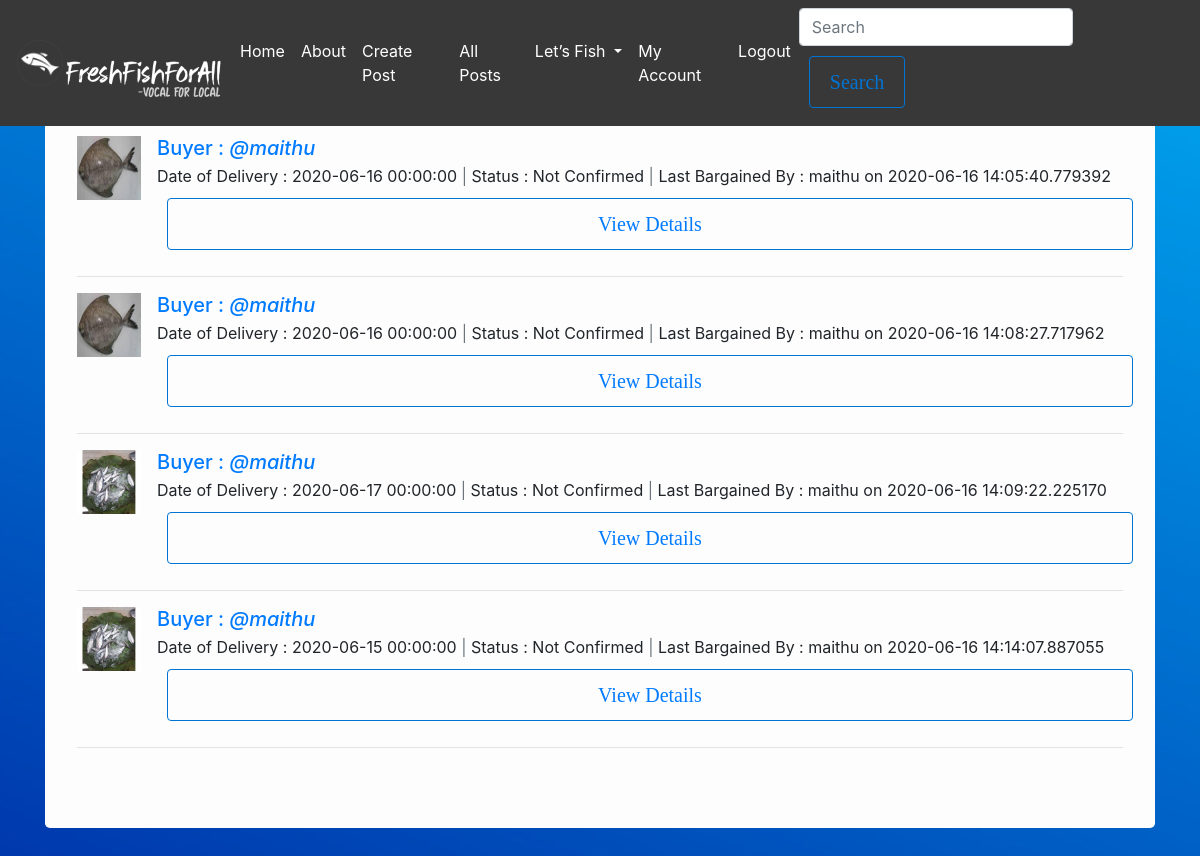
Before: /all_orders (signed in) with the older database file.
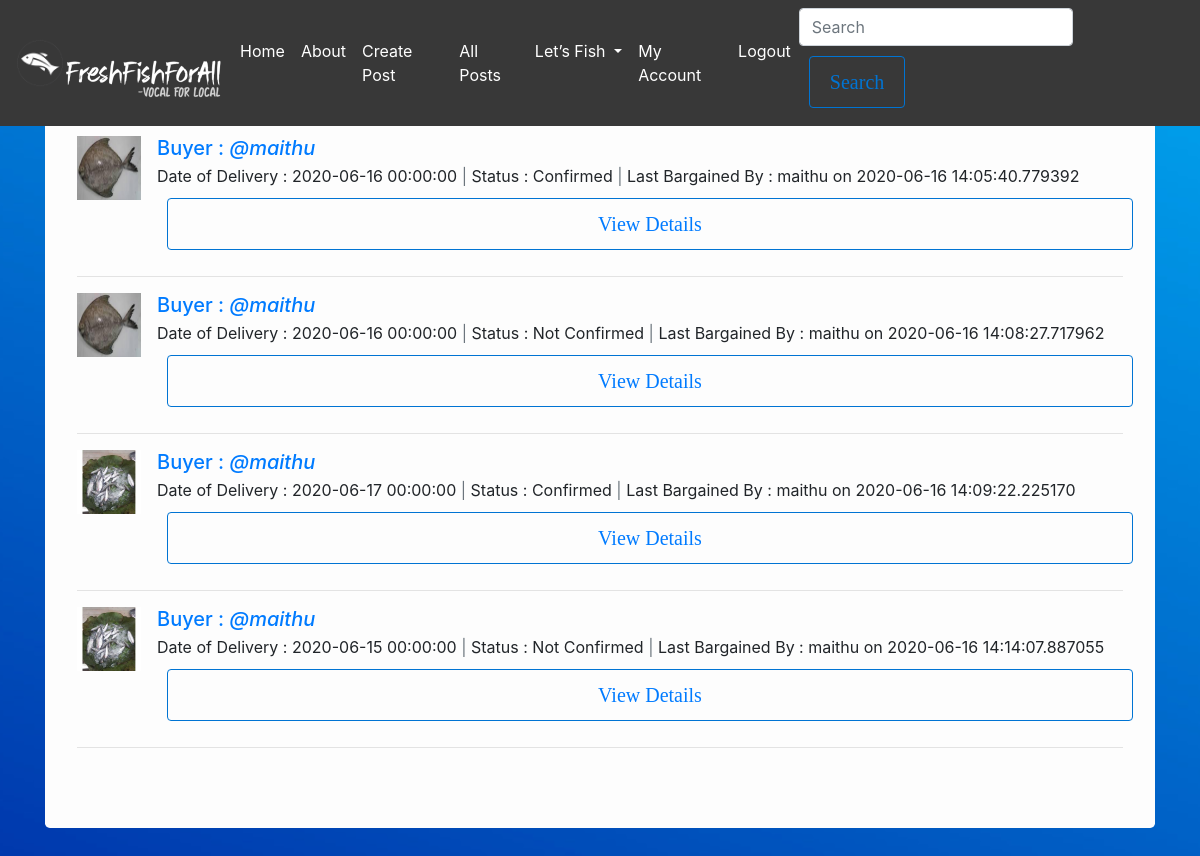
After: the same page with the newer database file.
### flaskblog/models.py (models this page shows, shortened)
class Order(db.Model):
    id               = db.Column(db.Integer, primary_key = True)
    date_placed      = db.Column(db.DateTime, index=True, nullable=False, default=datetime.utcnow)
    date_of_delivery = db.Column(db.DateTime, index=True, nullable=False, default=datetime.utcnow)
    bargained_price  = db.Column(db.Integer)
    quantity         = db.Column(db.Integer)
    unit             = db.Column(db.String(20), nullable=False) # kg,gm,v
    is_valid         = db.Column(db.Boolean, nullable=False, default=False)
    seller_id        = db.Column(db.Integer, db.ForeignKey('user.id'), nullable=False)
    buyer_id         = db.Column(db.Integer, db.ForeignKey('user.id'), nullable=False)
    seller           = db.relationship("User", foreign_keys=[seller_id])
    buyer            = db.relationship("User", foreign_keys=[buyer_id])
    last_modified_by = db.Column(db.String(20))
    last_modified_on = db.Column(db.DateTime, index=True, default=datetime.utcnow)

class Fish(db.Model):
    id          = db.Column(db.Integer, primary_key = True)
    name        = db.Column(db.String(20), nullable=False)
    upload_date = db.Column(db.DateTime, index=True, nullable=False, default=datetime.utcnow)
    image_file  = db.Column(db.String(20), nullable=False)
    price       = db.Column(db.Integer, nullable=False)
    unit        = db.Column(db.String(20), nullable=False) # kg,g
    size        = db.Column(db.String(20), nullable=False) #Small, Medium, Large
    pc_vatta    = db.Column(db.Integer)
    price_vatta = db.Column(db.Integer)
    isAvailable = db.Column(db.Boolean, nullable=False, default=False)
    orders      = db.relationship('Order', secondary=ords, backref=db.backref('fishes'), lazy='dynamic')
    seller_id   = db.Column(db.Integer, db.ForeignKey('user.id'), nullable=False)

class User(db.Model, UserMixin):
    id            = db.Column(db.Integer, primary_key = True)
    username      = db.Column(db.String(20), unique=True, nullable=False)
    fullname      = db.Column(db.String(60))
    email         = db.Column(db.String(20), unique=True)
    address       = db.Column(db.String(120))
    image_file    = db.Column(db.String(20), nullable=False, default='default.jpg')
    password      = db.Column(db.String(60), nullable=False)
    points        = db.Column(db.Integer)
    posts         = db.relationship('Post', backref='post_author', lazy=True)
    fishes        = db.relationship('Fish', backref='fish_seller', lazy='dynamic')
    mycarousel    = db.relationship('Mycarousel', backref='author', lazy='dynamic')
    followed = db.relationship(
        'User', secondary=followers,
        primaryjoin=(followers.c.follower_id == id),
        secondaryjoin=(followers.c.followed_id == id),
        backref=db.backref('followers', lazy='dynamic'), lazy='dynamic')

### flaskblog/fish/routes.py (the view)
@fishes.route("/all_orders", methods=['GET'])
@login_required
def all_orders():
    orders = Order.query.filter_by(seller_id=current_user.id).all()
    return render_template('all_orders.html',orders=orders, user='seller')

### flaskblog/models.py (called while the page is built)
@login_manager.user_loader
def load_user(user_id):
    return User.query.get(int(user_id))

### flaskblog/templates/all_orders.html
{% extends "layout.html" %}
{% block content %}
<div class="container">
    <div class="jumbotron bg">
        <ul class="list-unstyled">
            {% for order in orders %}
            <li class="media">
                    <img src="{{ url_for('static', filename='fish_pics/'+order.fishes[0].image_file)}}" class="mr-3" style="width: 64px; height: 64px;" alt="...">
                    <div class="media-body" >
                    {% if user == 'seller' %}
                        <h5 class="mt-0 mb-1"><a href="{{ url_for('users.user_popup', username=order.buyer.username)}}">Buyer : <i>@{{ order.buyer.username }}</i></a></h5>
                    {% elif user== 'buyer' %}
                        <h5 class="mt-0 mb-1"><a href="{{ url_for('users.user_popup', username=order.seller.username)}}">Seller : <i>@{{ order.seller.username }}</i></a></h5>
                    {% endif %}
                      Date of Delivery : {{ order.date_of_delivery }}
                      <span class="text-muted">|</span>
                      Status : {% if order.is_valid %} Confirmed {% else %} Not Confirmed {% endif %}
                      <span class="text-muted">|</span>
                      Last Bargained By : {{order.last_modified_by}} on {{order.last_modified_on}} <br>
                      <a href="{{url_for('fishes.order', order=order.id)}}" class="btn btn-outline-primary btn-block">View Details</a>
                    </div>
            </li>
            <hr>
            {% endfor %}
        </ul>
    </div>
</div>
{% endblock content %}

Changed rows visible on the page:
changed Order (number 1 of 4 on the later page): is_valid "Not Confirmed" → "Confirmed"
changed Order (number 3 of 4 on the later page): is_valid "Not Confirmed" → "Confirmed"
